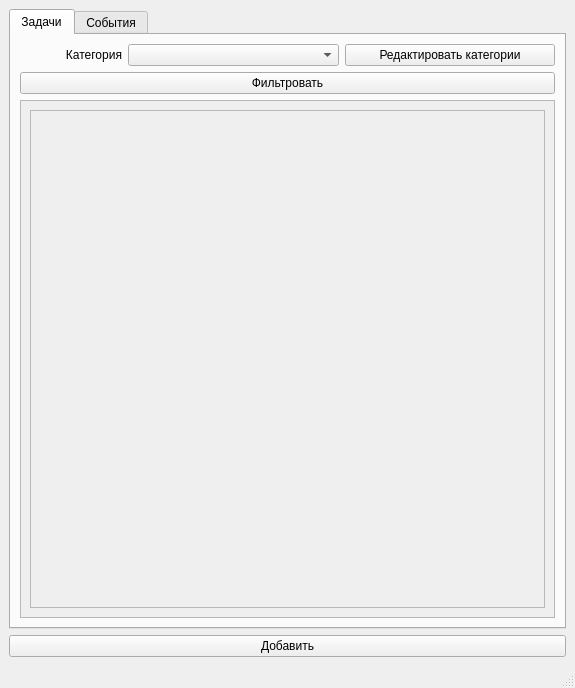
<?xml version="1.0" encoding="UTF-8"?>
<ui version="4.0">
 <class>MainWindow</class>
 <widget class="QMainWindow" name="MainWindow">
  <property name="geometry">
   <rect>
    <x>0</x>
    <y>0</y>
    <width>575</width>
    <height>688</height>
   </rect>
  </property>
  <property name="windowTitle">
   <string>MainWindow</string>
  </property>
  <widget class="QWidget" name="centralwidget">
   <layout class="QGridLayout" name="gridLayout">
    <item row="0" column="0">
     <widget class="QTabWidget" name="tabWidget">
      <property name="currentIndex">
       <number>0</number>
      </property>
      <widget class="QWidget" name="tasksTab">
       <attribute name="title">
        <string>Задачи</string>
       </attribute>
       <layout class="QGridLayout" name="gridLayout_3">
        <item row="0" column="0">
         <widget class="QLabel" name="label_2">
          <property name="text">
           <string>&lt;html&gt;&lt;head/&gt;&lt;body&gt;&lt;p align=&quot;right&quot;&gt;Категория&lt;/p&gt;&lt;/body&gt;&lt;/html&gt;</string>
          </property>
         </widget>
        </item>
        <item row="2" column="0" colspan="5">
         <widget class="QPushButton" name="filterTasksButton">
          <property name="text">
           <string>Фильтровать</string>
          </property>
         </widget>
        </item>
        <item row="0" column="1" colspan="2">
         <widget class="QComboBox" name="categoriesInTasks"/>
        </item>
        <item row="0" column="3" colspan="2">
         <widget class="QPushButton" name="editCategoryButtonInTasks">
          <property name="text">
           <string>Редактировать категории</string>
          </property>
         </widget>
        </item>
        <item row="3" column="0" colspan="5">
         <widget class="QScrollArea" name="tasksScrollArea">
          <property name="widgetResizable">
           <bool>true</bool>
          </property>
          <widget class="QWidget" name="scrollAreaWidgetContents">
           <property name="geometry">
            <rect>
             <x>0</x>
             <y>0</y>
             <width>531</width>
             <height>517</height>
            </rect>
           </property>
           <layout class="QGridLayout" name="gridLayout_4">
            <item row="0" column="0">
             <widget class="QFrame" name="tasksContainer">
              <property name="frameShape">
               <enum>QFrame::StyledPanel</enum>
              </property>
              <property name="frameShadow">
               <enum>QFrame::Raised</enum>
              </property>
             </widget>
            </item>
           </layout>
          </widget>
         </widget>
        </item>
       </layout>
      </widget>
      <widget class="QWidget" name="eventsTab">
       <attribute name="title">
        <string>События</string>
       </attribute>
       <layout class="QGridLayout" name="gridLayout_2">
        <item row="7" column="0" colspan="5">
         <widget class="QTableWidget" name="eventsTable"/>
        </item>
        <item row="0" column="3" colspan="2">
         <widget class="QPushButton" name="editCategoryButtonInEvents">
          <property name="text">
           <string>Редактировать категории</string>
          </property>
         </widget>
        </item>
        <item row="1" column="0" colspan="5">
         <widget class="QPushButton" name="filterEventsButton">
          <property name="text">
           <string>Фильтровать</string>
          </property>
         </widget>
        </item>
        <item row="0" column="1" colspan="2">
         <widget class="QComboBox" name="categoriesInEvents"/>
        </item>
        <item row="0" column="0">
         <widget class="QLabel" name="label">
          <property name="text">
           <string>&lt;html&gt;&lt;head/&gt;&lt;body&gt;&lt;p align=&quot;right&quot;&gt;Категория&lt;/p&gt;&lt;/body&gt;&lt;/html&gt;</string>
          </property>
         </widget>
        </item>
       </layout>
      </widget>
     </widget>
    </item>
    <item row="1" column="0">
     <widget class="QPushButton" name="addTaskButton">
      <property name="text">
       <string>Добавить</string>
      </property>
     </widget>
    </item>
   </layout>
  </widget>
  <widget class="QStatusBar" name="statusbar"/>
 </widget>
 <resources/>
 <connections/>
</ui>
